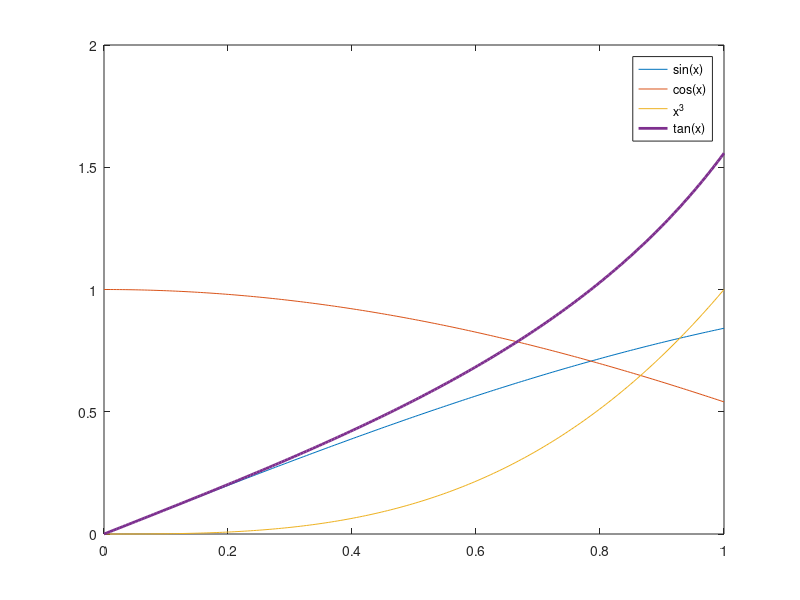

MATLAB code to generate this figure:
%this code will plot multiple plots without using 'hold on' statement

clear all

x = linspace(0, 1, 200);

plot(x, sin(x), x, cos(x), x, x.^3, x, tan(x), 'Linewidth', 2.0)

legend('sin(x)', 'cos(x)', 'x^3', 'tan(x)')